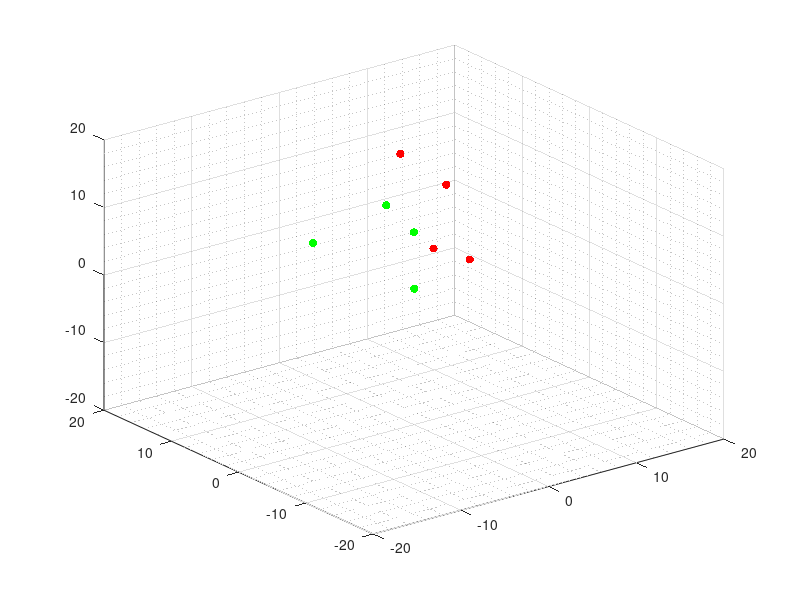

The MATLAB script that drew this image: (Note: this script raises an error after producing the figure.)
% =========================================================================
% SIMULACIÓN DEL PROBLEMA DE RENDEZVOUS EN 3D
% =========================================================================
% Autor: Kenneth Andree Aldana Corado
% Última modificación: 08/09/2022
% Basado en: "Simulación de control de formación sin modificaciones"
% de Andrea Maybell Peña Echeverría
% (MODELO 0)
% =========================================================================
% El siguiente script implementa la simulación de la ecuación 
% de consenso para el caso del consenso en un punto.
% =========================================================================

%% Inicialización del mundo
gridsize = 20;
initsize = 20;
N = 8;
dt = 0.01;
T = 20;

% Inicialización de la posición de los agentes
X = initsize*rand(3,N)-initsize/4;
Xi = X;

% Inicialización de la velocidad de los agentes
V = zeros(3,N);

%% Grafico de posición inicial de los agentes
%  Se utiliza distinción de color por agentes
%    Rojo:    agente 1
%    Verde:   agente 2
%    Azul:    agente 3
%    Negro:   agente 4
color = [255 0 0;
         255 0 0;
         255 0 0;
         255 0 0;
         0 255 0;
         0 255 0;
         0 255 0;
         0 255 0];    
agents = scatter3(X(1,:),X(2,:),X(3,:),[],color,'filled');
grid minor;
xlim([-gridsize, gridsize]);
ylim([-gridsize, gridsize]);
zlim([-gridsize, gridsize]);

%% Selección matriz y parámetros del sistema
d = MatrizF(1);    % matriz de formación
r = 5;               % radio agentes
R = 20;              % rango sensor
VelMax = 10;         % velocidad máxima

%% Inicialización de simulación
t = 0;
ciclos = 1;
historico = zeros(100*T,N);
hX = zeros(100*T,N);
hY = zeros(100*T,N);
hZ = zeros(100*T,N);
cambio = 0;

while(t < T)
    for i = 1:N
        E = 0;
        for j = 1:N
            dist = X(:,i)- X(:,j); % vector xi - xj
            mdist = norm(dist);    % norma euclidiana vector xi - xj
            dij = 2*d(i,j);        % distancia deseada entre agentes i y j
            
            % Peso añadido a la ecuación de consenso
            if(mdist == 0 || mdist >= R)
                w = 0;
            else
                w = (mdist - dij)/mdist;
%                 switch cambio
%                     case 0              % inicio: acercar a los agentes sin chocar
%                         w = (mdist - (2*(r + 0.5)))/(mdist - (r + 0.5))^2;
%                     case {1,2}
%                         if (dij == 0)   % si no hay arista, se usa función "plana" como collision avoidance
%                             w = 0.018*sinh(1.8*mdist-8.4)/mdist; 
%                         else            % collision avoidance & formation control
%                             w = (4*(mdist - dij)*(mdist - r) - 2*(mdist - dij)^2)/(mdist*(mdist - r)^2); 
%                         end
%                 end
            end
            % Tensión de aristas entre agentes
            E = E + w.*dist;
        end
        % Comparación con la velocidad máxima y ajuste
        if(norm(E) > VelMax)    
            ang = atan2(E(2),E(1));
            E(1) = VelMax*cos(ang);
            E(2) = VelMax*sin(ang);
        end
        
        % Actualización de velocidad
        V(:,i) = -1*E;

    end

    % Al llegar muy cerca de la posición deseada realizar cambio de control
    if(norm(V) < 0.2)
        cambio = cambio + 1;
    end
    % Actualización de la posición de los agentes
    X = X + V*dt;
    
    % Almacenamiento de variables para graficar
    for a = 1:N
        hX(ciclos,a)= X(1,a);
        hY(ciclos,a)= X(2,a);
        hZ(ciclos,a)= X(3,a);
    end
    historico(ciclos,:) = (sum(V.^2,1)).^0.5;
    
    % Se actualiza la gráfica, se muestra el movimiento y se incrementa el
    % tiempo
    agents.XData = X(1,:);
    agents.YData = X(2,:);
    agents.ZData = X(3,:);
    pause(dt);
    t = t + dt;
    ciclos = ciclos + 1;
end

figure(1);
plot(0:dt:T-0.01,historico);
xlabel('Tiempo (segundos)');
ylabel('Velocidad (unidades/segundo)');
ylim([-1,inf])

% trayectorias
figure(2);
hold on;
plot3(hX,hY,hZ,'--');
xlabel('Posición en eje X (unidades)');
ylabel('Posición en eje Y (unidades)');
zlabel('Posición en eje Z (unidades)');
scatter3(Xi(1,:),Xi(2,:),Xi(3,:),[], 'k');
scatter3(X(1,:),X(2,:),X(3,:),[], 'k', 'filled');
hold off;
